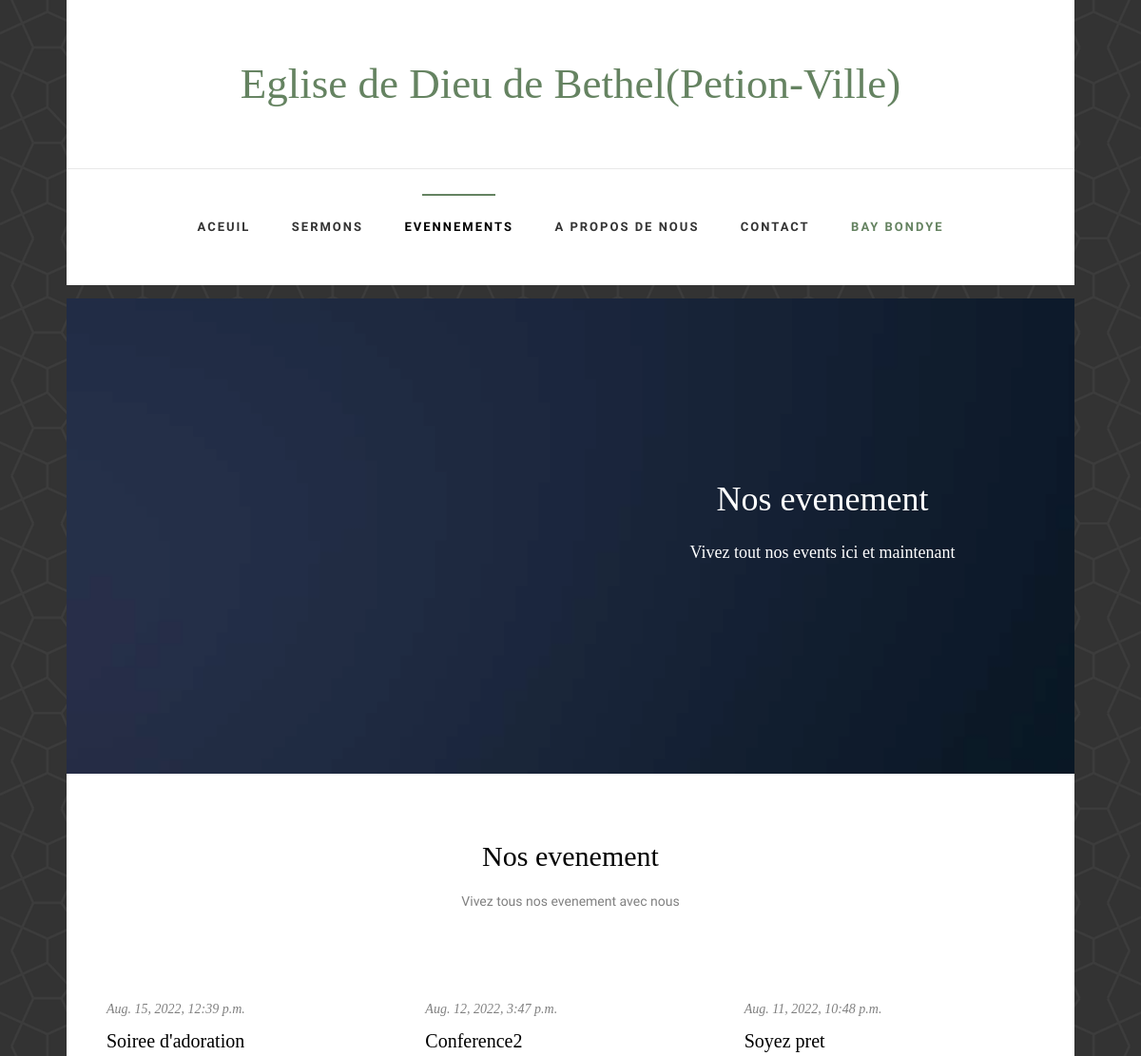
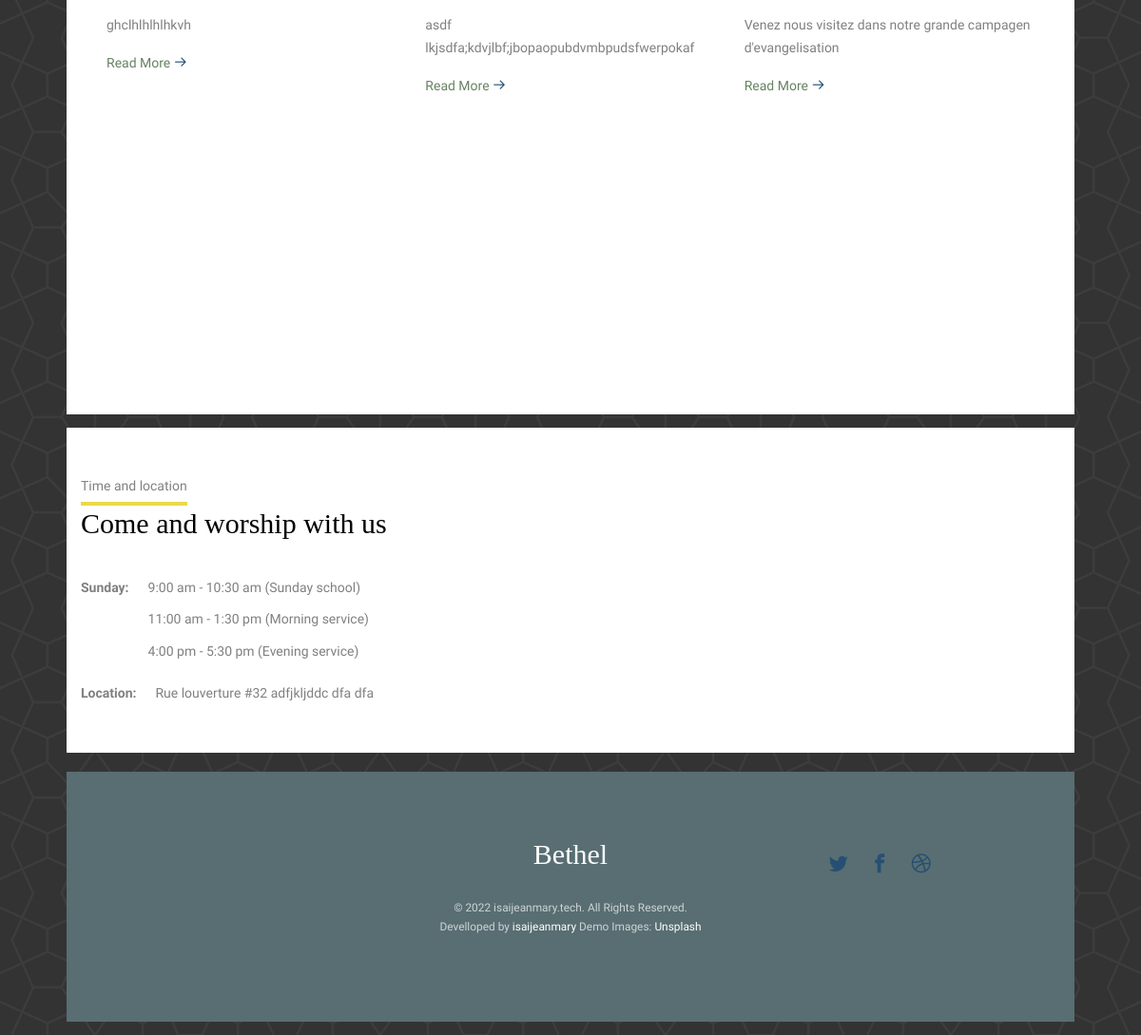
The page /home/events on the database its author committed (2 pictures, top to bottom).
### home/models.py (models this page shows, shortened)
class evenement_main_page(models.Model):
    title=models.CharField(max_length=30,unique=True)
    subtitle=models.TextField()
    e1=models.ForeignKey(evenement,on_delete=models.CASCADE,related_name='e1')
    e2=models.ForeignKey(evenement,on_delete=models.CASCADE,related_name='e2')
    e3=models.ForeignKey(evenement,on_delete=models.CASCADE,related_name='e3')
    show=models.BooleanField(default=True)
    background=models.FileField(upload_to='media/images/%y', null=True)

class evenement(models.Model):
    title=models.CharField(max_length=50,unique=True)
    slug=models.SlugField(unique=True)
    startdate=models.DateTimeField(null=True)
    description=models.CharField(max_length=100,null=True)
    isprimaray=models.BooleanField(default=False,null=True)
    estimatedDuration=models.DurationField(null=True)
    album=models.ManyToManyField(Img,null=True,blank=True)
    show=models.BooleanField(default=True)
    cover=models.ForeignKey(Img,on_delete=models.SET_NULL,null=True,related_name="Backgroud")
    fulldescription=models.TextField(null=True)

### home/views.py (the view)
# urls.py: path('home/events', views.events, name='events'),
def events(request):
    evenement_main_page=models.evenement_main_page.objects.get(show=True)
    evenement=models.evenement.objects.all().order_by('startdate').reverse
    context={'page':evenement_main_page,'event':evenement}
    return render(request,'home/events.html',context)

### home/templates/home/events.html (shortened to what this page needs)
{% extends 'home/base.html' %}
{% load static %}
{% block events_active %}class='active'{% endblock %}
{% block body %}
<div class="container-wrap">
	<aside id="fh5co-hero">
		<div class="flexslider">
			<ul class="slides">
			   <li style="background-image: url({{page.background.url}});">
				   <div class="overlay"></div>
				   <div class="container-fluid">
					   <div class="row">
						   <div class="col-md-6 col-md-offset-3 text-center slider-text">
							   <div class="slider-text-inner">
								   <h1>{{page.title}}</h1>
									<h2>Vivez tout nos events ici et maintenant</h2>
							   </div>
						   </div>
					   </div>
				   </div>
			   </li>
			  </ul>
		  </div>
	</aside>
	<div id="fh5co-events">
		<div class="row animate-box">
			<div class="col-md-6 col-md-offset-3 text-center fh5co-heading">
				<h2>{{page.title}}</h2>
				<p>{{page.subtitle}}</p>
			</div>
		</div>
		<div class="row">
			{% for x in event %}
			<div class="col-md-4 animate-box">
				<div class="events-entry">
					<span class="date">{{x.startdate}}</span>
					<h3><a href="#">{{x.title}}</a></h3>
					<p>{{x.description}}</p>
					<a href="{% url 'singlevents' x.slug %}">Read More <i class="icon-arrow-right3"></i></a>
				</div>
			</div>
			{% endfor %}
		</div>
	</div>
</div>
{% endblock %}

### home/static/home/css/style.css (style rules this page uses)
body { font-family: "Source Sans Pro", sans-serif; font-weight: normal; font-size: 14px; line-height: 1.7; color: gray; background: url(../images/body-bg.png) repeat fixed; }
a { color: #658361; -webkit-transition: 0.5s; -o-transition: 0.5s; transition: 0.5s; }
p { margin-bottom: 20px; }
h1, h2, h3, h4, h5, h6, figure { color: #000; font-family: "Libre Baskerville", serif; font-weight: 400; margin: 0 0 20px 0; font-weight: normal; }
.container-wrap { max-width: 1060px; margin: 0 auto; margin-bottom: 1em; background: #fff; }
#fh5co-hero { height: 500px; background: #fff url(../images/loader.gif) no-repeat center center; width: 100%; float: left; }
#fh5co-hero .flexslider { border: none; z-index: 1; margin-bottom: 0; }
#fh5co-hero .flexslider .slides { position: relative; overflow: hidden; }
#fh5co-hero .flexslider .slides .overlay { position: absolute; top: 0; bottom: 0; left: 0; right: 0; content: ''; background: rgba(0, 0, 0, 0.3); }
#fh5co-hero .flexslider .slides li { background-repeat: no-repeat; background-size: cover; background-position: bottom center; height: 500px; position: relative; }
#fh5co-hero .flexslider .slider-text { display: table; opacity: 0; height: 500px; z-index: 9; width: 100%; }
#fh5co-hero .flexslider .slider-text > .slider-text-inner { display: table-cell; vertical-align: middle; padding: 2em; }
#fh5co-hero .flexslider .slider-text > .slider-text-inner h1, #fh5co-hero .flexslider .slider-text > .slider-text-inner h2 { margin: 0; padding: 0; color: white; font-family: "Libre Baskerville", serif; }
#fh5co-hero .flexslider .slider-text > .slider-text-inner h1 { margin-bottom: 20px; font-size: 36px; line-height: 1.3; font-weight: 300; }
#fh5co-hero .flexslider .slider-text > .slider-text-inner h2 { font-size: 18px; line-height: 1.5; margin-bottom: 30px; }
#fh5co-about, #fh5co-services, #fh5co-contact, #fh5co-sermon, #fh5co-bible-verse, #fh5co-news, #fh5co-events, #fh5co-counter, #fh5co-footer { padding: 5em 3em; clear: both; }
.events-entry { margin-bottom: 50px; }
.events-entry h3 { font-size: 20px; }
.events-entry h3 a { color: #000; }
.events-entry .date { display: block; margin-bottom: 10px; font-family: "Libre Baskerville", serif; font-style: italic; }
.fh5co-heading { margin-bottom: 5em; }
.fh5co-heading h2 { font-size: 30px; margin-bottom: 20px; line-height: auto; font-family: "Libre Baskerville", serif; color: #000; }
.js .animate-box { opacity: 0; }

### rows shown on the page
evenement_main_page: background (picture), title "Nos evenement", subtitle "Vivez tous nos evenement avec nous"
evenement: startdate "Aug. 15, 2022, 12:39 p.m.", title "Soiree d'adoration", description "ghclhlhlhlhkvh"
evenement: startdate "Aug. 12, 2022, 3:47 p.m.", title "Conference2", description "asdf lkjsdfa;kdvjlbf;jbopaopubdvmbpudsfwerpokaf"
evenement: startdate "Aug. 11, 2022, 10:48 p.m.", title "Soyez pret", description "Venez nous visitez dans notre grande campagen d'evangelisation"
